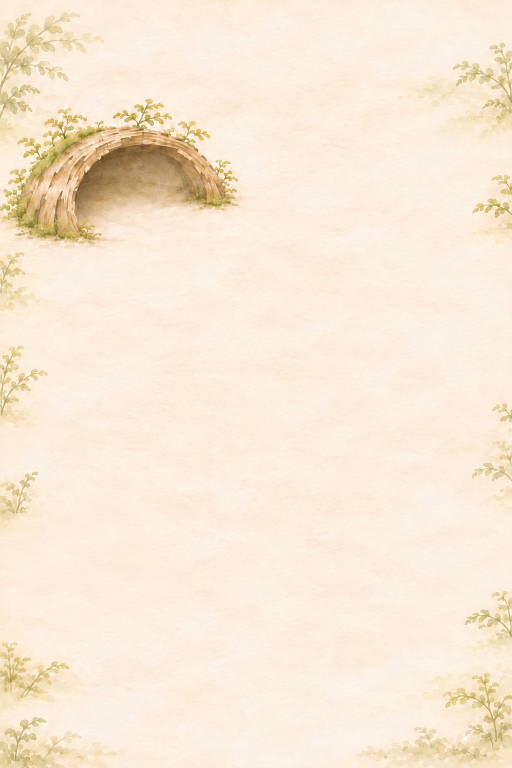
#> input picture app/src/main/assets/web/assets/forest/garden-open.png, 1024 x 1536 px (shown at 1/2 size); its folder holds 5 pictures in this run
$ python build-wide-garden.py
#> lines starting #> are read from the running program, lines starting #| are printed output that depends on the picture; after the words box and inside, x2 and y2 are one past the last pixel; in counts of white or black regions, pixels touching at a corner belong together
# 0.7.0 넓은 숲: builds the 1.5x floor (garden-wide.png, 1536x2304) and the fern clump sprites from the original
# garden-open.png pixels only (no new painting).
#  1. paper: a clean paper patch from the middle of the garden, mirror-tiled (no visible seams) over the wide canvas
#  2. the original garden is pasted in the middle with its edge ferns removed (colour-keyed against the paper) and the
#     baked shelter erased exactly like scene.js prepareShelter does (the shelter is drawn on its own from garden-open)
#  3. the edge ferns are cut out (colour key: alpha from the distance to the paper colour, colour un-mixed from the
#     paper) and placed along the new outer edges, mirrored for variety
#  4. fern clumps for the new ground are saved as separate sprites (assets/forest/ferns/fern-N.png); the game draws
#     them on its own (render only), so they are not baked into the floor
# Usage: python3 tools/build-wide-garden.py
import numpy as np, os
from PIL import Image, ImageFilter
from scipy import ndimage

ROOT = os.path.join(os.path.dirname(__file__), '..', 'app/src/main/assets/web/assets/forest')
src = np.asarray(Image.open(os.path.join(ROOT, 'garden-open.png')).convert('RGB')).astype(np.float32)
H, W = src.shape[:2]                      # 1536, 1024
#> H = 1536; W = 1024
WW, WH = int(W * 1.5), int(H * 1.5)       # 1536, 2304
#> WW = 1536; WH = 2304
OX, OY = (WW - W) // 2, (WH - H) // 2     # 256, 384
#> OX = 256; OY = 384
PAPER = np.array([252.1, 238.6, 224.0], np.float32)
SHELTER = (0, 140, 540, 570)              # the baked shelter (+ margin); the game draws the shelter on its own

# 1. paper
patch = src[520:1300, 260:760]
tile = np.concatenate([patch, patch[:, ::-1]], 1)
tile = np.concatenate([tile, tile[::-1]], 0)
#> tile: shape (1560, 1000, 3) float32
reps = (WH // tile.shape[0] + 2, WW // tile.shape[1] + 2)
#> reps = (3, 3)
paper = np.tile(tile, (reps[0], reps[1], 1))[:WH, :WW].copy()

# fern key: how far a pixel is from the paper colour (paper grain is about +-4)
def key(img):
    d = np.abs(img - PAPER).max(2)
    return np.clip((d - 9) / 50, 0, 1)

a = key(src)
inShelter = np.zeros((H, W), bool); x0, y0, x1, y1 = SHELTER; inShelter[y0:y1, x0:x1] = True
softShelter = np.clip(ndimage.gaussian_filter(inShelter.astype(np.float32), 25) * 1.5, 0, 1)
fern = (a > .03) & ~inShelter
#> fern: shape (1536, 1024) bool; 9.3% white; 1752 white regions (1578 under 20 px), largest, box (x1, y1, x2, y2) and area: (709, 1332, 1024, 1536) 31347, (811, 82, 1024, 286) 19017, (0, 1432, 254, 1536) 14269
grow = ndimage.binary_dilation(fern, iterations=10)
#> grow: shape (1536, 1024) bool; 27.9% white; 235 white regions, largest, box (x1, y1, x2, y2) and area: (676, 1168, 1024, 1536) 59498, (0, 1205, 329, 1536) 48525, (709, 72, 1024, 306) 36822
m = ndimage.gaussian_filter(grow.astype(np.float32), 5)
m = np.clip(m * 1.4, 0, 1)
m[inShelter] = 0
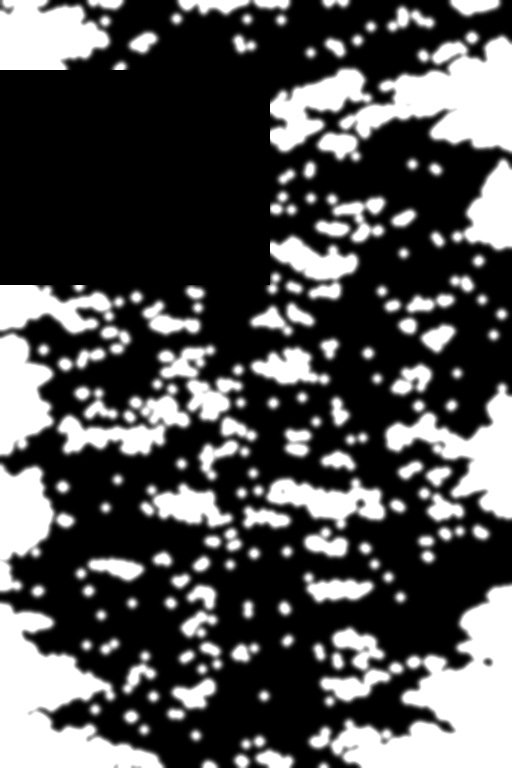
#> m: shape (1536, 1024) float32 (shown at 1/2 size); min 0, max 1, mean 0.318
clean = src * (1 - m[..., None]) + paper[OY:OY + H, OX:OX + W] * m[..., None]

# the baked shelter area becomes plain paper (soft 30 px edge): the shelter is drawn on its own from garden-open.png
x0, y0, x1, y1 = SHELTER
box = np.zeros((H, W), np.float32); box[y0:y1, x0:x1] = 1
box = np.clip(ndimage.gaussian_filter(box, 12) * 1.6, 0, 1)
clean = clean * (1 - box[..., None]) + paper[OY:OY + H, OX:OX + W] * box[..., None]

# feather the pasted garden into the wide paper (outer 60 px blend)
wide = paper.copy()
fe = np.ones((H, W), np.float32)
r = 60
ramp = np.linspace(0, 1, r)
fe[:r] *= ramp[:, None]; fe[-r:] *= ramp[::-1][:, None]; fe[:, :r] *= ramp[None, :]; fe[:, -r:] *= ramp[None, ::-1]
wide[OY:OY + H, OX:OX + W] = wide[OY:OY + H, OX:OX + W] * (1 - fe[..., None]) + clean * fe[..., None]

# 3. fern sprites: connected fern regions of the original edges, colour un-mixed from the paper
lab, n = ndimage.label(ndimage.binary_dilation((a > .1) & ~inShelter, iterations=3))
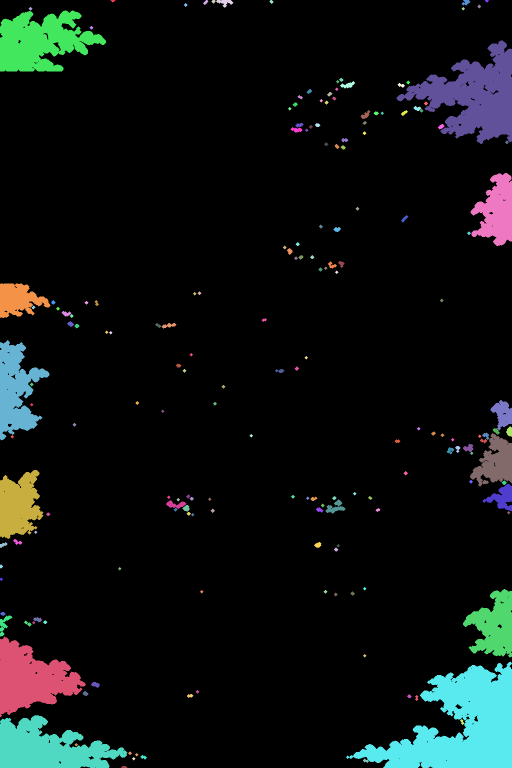
#> lab: shape (1536, 1024) int32 (shown at 1/2 size); 184 distinct labels, from 0 to 183; one colour per label, 0 black
#> n = 183
sprites = []
for i, sl in enumerate(ndimage.find_objects(lab), 1):
    ys, xs = sl
    hh, ww = ys.stop - ys.start, xs.stop - xs.start
    if hh * ww < 90 * 90 or hh > 420 or ww > 420: continue
    al = a[ys, xs] * (lab[ys, xs] == i)
    al = np.clip(al * 1.15, 0, 1)
    col = PAPER + (src[ys, xs] - PAPER) / np.maximum(al, .08)[..., None]
    col = np.clip(col, 0, 255)
    rgba = np.dstack([col, al * 255]).astype(np.uint8)
    sprites.append((xs.start, ys.start, Image.fromarray(rgba, 'RGBA')))
#> this loop made 183 passes
#> (hh, ww) on passes 1 to 3: (5, 10), (10, 11), (7, 8)
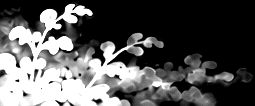
#> al: shape (106, 255) float32; min 0, max 1, mean 0.346
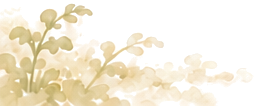
#> rgba: shape (106, 255, 4); mean R, G, B, A 238.8, 221.4, 179.6, 88.1; transparent parts drawn white
#> after the loop, sprites = 10 items
sprites.sort(key=lambda t: -(t[2].size[0] * t[2].size[1]))
print('fern regions', len(sprites), [(x, y, s.size) for x, y, s in sprites[:12]])
#> (printed output is left out)

def over(base, im, x, y):
    b = Image.fromarray(base.astype(np.uint8)); b.alpha_composite if False else None
    bb = b.convert('RGBA'); bb.alpha_composite(im, (int(x), int(y)))
    return np.asarray(bb.convert('RGB')).astype(np.float32)

# 4. edge ferns along the new outer edges: the original left and right edge strips (ferns only) are reused, mirrored
# and stepped down the new edges; the bottom-corner clusters go to the new bottom corners
edge = np.zeros((H, W), np.float32); edge[fern] = 1
strip = lambda x0, x1: Image.fromarray(np.dstack([np.clip(PAPER + (src[:, x0:x1] - PAPER) / np.maximum(a[:, x0:x1], .08)[..., None], 0, 255), (np.clip(a[:, x0:x1] * 1.15, 0, 1) * (1 - softShelter[:, x0:x1]) * 255)]).astype(np.uint8), 'RGBA')
# 0.7.0 (user: "기본배율에서 보이던 고사리 테두리 예뻤는데 … 화면을 옮기더라도 계속 그림을 보는 것처럼"): the edge ferns
# are no longer part of the floor. They become a screen frame (frame.png): the original garden's fern layer, colour-keyed
# from the paper, drawn fixed to the screen edges at today's size over the floor and under friends and objects.
img = Image.fromarray(wide.astype(np.uint8)).convert('RGBA')
fa = np.clip(a * 1.15, 0, 1) * (1 - softShelter)
fcol = np.clip(PAPER + (src - PAPER) / np.maximum(a, .08)[..., None], 0, 255)
fa[fa < .06] = 0
#> fa: shape (1536, 1024) float32; min 0, max 1, mean 0.0482
far = ~ndimage.binary_dilation(fa > .2, iterations=40); fa[far] = 0          # paper specks away from the ferns
#> after `far = ~ndimage.binary_dilation(fa > 0.2, iterations=40)`: far: shape (1536, 1024) bool; 76.3% white; 19 black regions, largest, box (x1, y1, x2, y2) and area: (670, 1141, 1024, 1536) 71894, (756, 45, 1024, 529) 64993, (0, 1202, 287, 1536) 57245
#> after `fa[far] = 0`: fa: shape (1536, 1024) float32; min 0, max 1, mean 0.048
fr = np.dstack([fcol, fa * 255])
# the left edge behind the shelter had no ferns of its own: borrow the right edge there, mirrored, softly faded in
band = np.zeros(H, np.float32); band[150:600] = 1; band = ndimage.gaussian_filter1d(band, 40)
#> after `band = np.zeros(H, np.float32)`: band = 1536 values from 0 to 0
mir = fr[:, ::-1][:, :260].copy(); mir[..., 3] *= band[:, None]
#> after `mir[..., 3] *= band[:, None]`: mir: shape (1536, 260, 4) float32; mean R, G, B, A 245, 231.8, 203.1, 6.6
left = fr[:, :260]; take = mir[..., 3] > left[..., 3]; left[take] = mir[take]
#> after `take = mir[..., 3] > left[..., 3]`: take: shape (1536, 260) bool; 5.8% white; 98 white regions (87 under 20 px), largest, box (x1, y1, x2, y2) and area: (0, 130, 212, 285) 16276, (0, 349, 82, 490) 6024, (82, 123, 118, 144) 269
#> after `left[take] = mir[take]`:
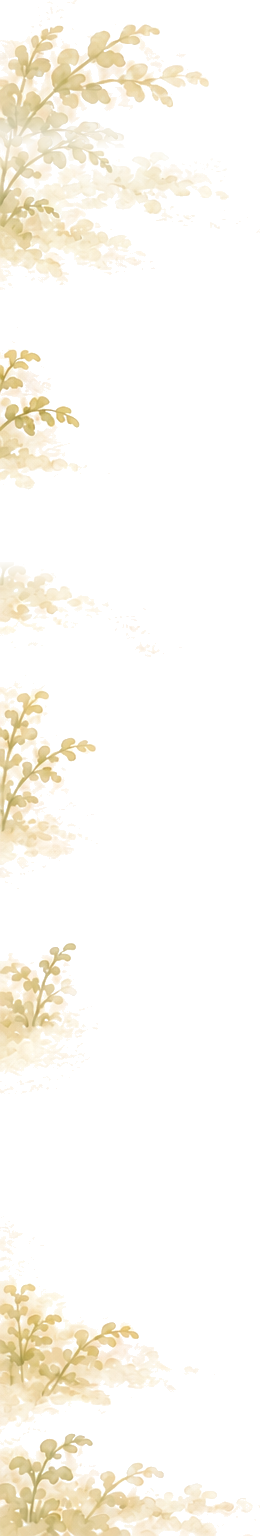
#> left: shape (1536, 260, 4) float32; mean R, G, B, A 239.9, 216.2, 175.7, 29.5; transparent parts drawn white
Image.fromarray(fr.astype(np.uint8), 'RGBA').save(os.path.join(ROOT, 'frame.png'), optimize=True)
img.convert('RGB').save(os.path.join(ROOT, 'garden-wide.png'), optimize=True)

# 5. clump sprites for the new ground (the five largest distinct fern regions), trimmed
os.makedirs(os.path.join(ROOT, 'ferns'), exist_ok=True)
def complete(x, y, s):
    """A fern cut by the garden's edge is completed by its own mirror image (a whole, symmetric clump); a fern cut at
    the bottom fades out softly. No new painting."""
#> called with x = 692, y = 1323
    arr = np.asarray(s).astype(np.float32)
    if x == 0:
        arr = np.concatenate([arr[:, ::-1], arr], 1)
    elif x + arr.shape[1] >= W - 1:
        arr = np.concatenate([arr, arr[:, ::-1]], 1)
#> arr: shape (213, 664, 4) float32
    if y + arr.shape[0] >= H - 1:
        r = min(50, arr.shape[0] // 3); arr[-r:, :, 3] *= np.linspace(1, 0, r)[:, None]
#> after `r = min(50, arr.shape[0] // 3)`: r = 50
#> after `arr[-r:, :, 3] *= np.linspace(1, 0, r)[:, None]`:
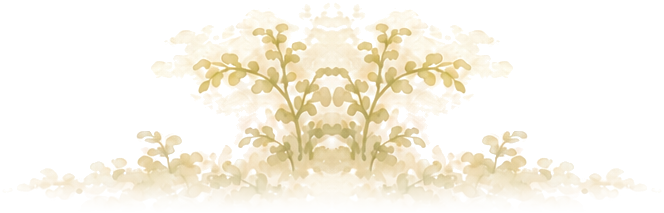
#> arr: shape (213, 664, 4) float32; mean R, G, B, A 240.4, 226.6, 185.5, 54.4; transparent parts drawn white
    if y <= 1:
        r = min(50, arr.shape[0] // 3); arr[:r, :, 3] *= np.linspace(0, 1, r)[:, None]
    im = Image.fromarray(arr.astype(np.uint8), 'RGBA'); return im.crop(im.getbbox())
for f in os.listdir(os.path.join(ROOT, 'ferns')): os.remove(os.path.join(ROOT, 'ferns', f))
picked = [complete(x, y, s) for x, y, s in sprites[:6]]
#> call 3 of complete, with x = 0, y = 1273
#> in complete (call 3), `arr = np.asarray(s).astype(np.float32)`:
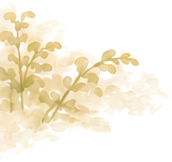
#> arr: shape (162, 172, 4) float32; mean R, G, B, A 242.7, 220.9, 168.5, 78.5; transparent parts drawn white
#> picked = 6 items
sheet = Image.new('RGBA', (1800, 300), (252, 238, 224, 255)); sx = 0
for k, s in enumerate(picked, 1):
    s.save(os.path.join(ROOT, 'ferns', f'fern-{k}.png'), optimize=True); sheet.alpha_composite(s, (sx, 10)); sx += s.size[0] + 12
    print('fern', k, s.size)
#> this loop made 6 passes
#> sx on passes 1 to 6: 672, 1142, 1498, 2018, 2448, 2652
#| fern 1 (660, 210)
#| fern 2 (458, 205)
#| fern 3 (344, 159)
#| fern 4 (508, 103)
#| fern 5 (418, 120)
#| fern 6 (192, 199)
#> after the loop, sx = 2652
sheet.save('/tmp/fern-sheet.png')
print('garden-wide', img.size)
#| garden-wide (1536, 2304)

# 6. shelter art (0.7.0): the shelter used to be drawn as the rectangle (0,190)-(500,520) of garden-open.png, paper and all.
# On the wide floor that rectangle's edges would show, so the shelter is saved on its own with soft transparent edges.
sx0, sy0, sx1, sy1 = 0, 190, 500, 520
crop = src[sy0:sy1, sx0:sx1]
hh, ww = crop.shape[:2]
#> hh = 330; ww = 500
al = np.ones((hh, ww), np.float32)
for r, side in [(40, 'l'), (24, 'r'), (24, 't'), (18, 'b')]:
    ramp = np.linspace(0, 1, r)
    if side == 'l': al[:, :r] *= ramp[None, :]
    if side == 'r': al[:, -r:] *= ramp[None, ::-1]
    if side == 't': al[:r] *= ramp[:, None]
    if side == 'b': al[-r:] *= ramp[::-1][:, None]
# plain paper fades out completely (only the arch, its grass and vines stay solid)
ink = np.clip((np.abs(crop - PAPER).max(2) - 6) / 30, 0, 1)
ink = np.clip(ndimage.gaussian_filter(ndimage.binary_dilation(ink > .15, iterations=8).astype(np.float32), 4) * 1.2, 0, 1)
al *= ink
Image.fromarray(np.dstack([crop, al * 255]).astype(np.uint8), 'RGBA').save(os.path.join(ROOT, 'shelter-art.png'), optimize=True)
print('shelter-art', (ww, hh))
#| shelter-art (500, 330)
